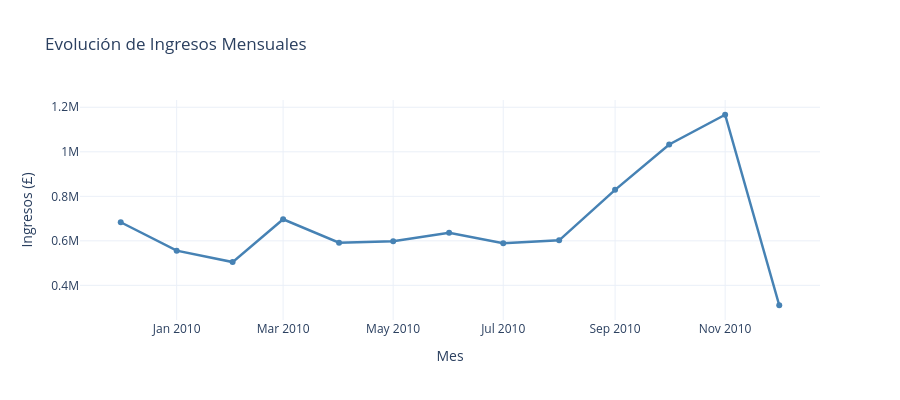

The cell this chart's notebook holds for it:
### Markdown cell above
### 4.3 Análisis Temporal de Ventas

Las ventas mensuales muestran tendencia y estacionalidad.

### Code cell
ventas = df.groupby('YearMonth')['TotalPrice'].sum().reset_index()

fig = px.line(ventas, x='YearMonth', y='TotalPrice', markers=True,
              title='Evolución de Ingresos Mensuales',
              labels={'TotalPrice':'Ingresos (£)', 'YearMonth':'Mes'})
fig.update_traces(line_color='steelblue', line_width=2.5)
fig.update_layout(height=400, template='plotly_white')
fig.show()

print(f'Ingreso total: £{df["TotalPrice"].sum():,.2f}')
print(f'Promedio mensual: £{ventas["TotalPrice"].mean():,.2f}')

### Figure 1 — Plotly figure (JSON) as saved in the notebook; plotly's stock layout.template omitted (floating-point values rounded to 4 significant figures)
{"data": [{"hovertemplate": "Mes=%{x}<br>Ingresos (£)=%{y}<extra></extra>", "legendgroup": "", "line": {"color": "steelblue", "dash": "solid", "width": 2.5}, "marker": {"symbol": "circle"}, "mode": "lines+markers", "name": "", "orientation": "v", "showlegend": false, "type": "scatter", "x": ["2009-12", "2010-01", "2010-02", "2010-03", "2010-04", "2010-05", "2010-06", "2010-07", "2010-08", "2010-09", "2010-10", "2010-11", "2010-12"], "xaxis": "x", "y": [683500.0, 555800.0, 504600.0, 697000.0, 592000.0, 597800.0, 636400.0, 589700.0, 602200.0, 829000.0, 1033000.0, 1166000.0, 310700.0], "yaxis": "y"}], "layout": {"height": 400, "legend": {"tracegroupgap": 0}, "title": {"text": "Evolución de Ingresos Mensuales"}, "xaxis": {"anchor": "y", "domain": [0, 1], "title": {"text": "Mes"}}, "yaxis": {"anchor": "x", "domain": [0, 1], "title": {"text": "Ingresos (£)"}}}}
